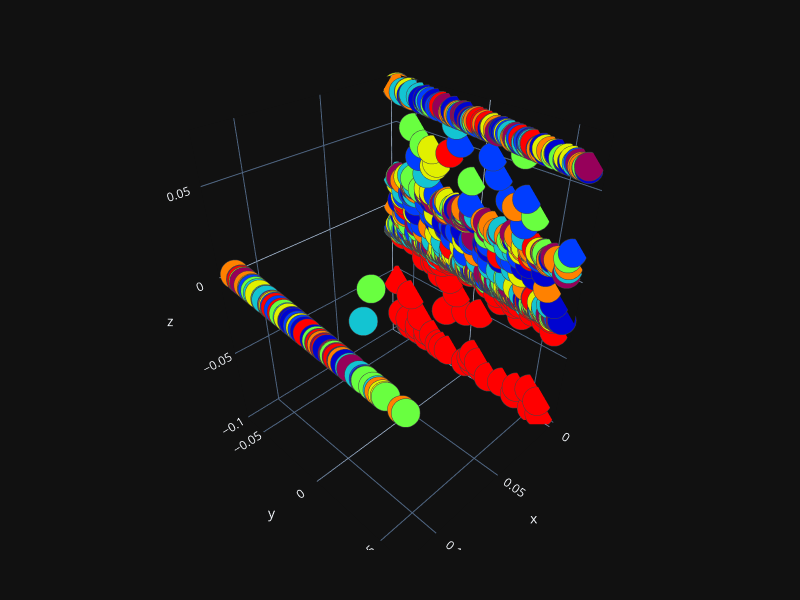

Notebook code cell kept with this figure:
### Code cell
from sklearn.manifold import LocallyLinearEmbedding


embedding = LocallyLinearEmbedding(n_components=3)
manifold = embedding.fit_transform(x,categories[subject_id])


plot_3d(manifold[:, 0],
        manifold[:, 1],
        manifold[:, 2],
        path = os.path.join(explanatory_fMRI_dir, 'lle_3d.png'),
        y = categories[subject_id])

### Figure 1 — Plotly figure (JSON) as saved in the notebook; plotly's stock layout.template omitted (floating-point values rounded to 4 significant figures; data arrays with more than 128 entries replaced by an {"elided": "..."} marker saying what was removed)
{"data": [{"marker": {"color": {"elided": "864 int values"}, "colorscale": [[0, "rgb(150,0,90)"], [0.125, "rgb(0,0,200)"], [0.25, "rgb(0,25,255)"], [0.375, "rgb(0,152,255)"], [0.5, "rgb(44,255,150)"], [0.625, "rgb(151,255,0)"], [0.75, "rgb(255,234,0)"], [0.875, "rgb(255,111,0)"], [1, "rgb(255,0,0)"]], "line": {"width": 1}, "opacity": 1, "size": 10}, "mode": "markers", "type": "scatter3d", "x": {"elided": "864 float values"}, "y": {"elided": "864 float values"}, "z": {"elided": "864 float values"}}], "layout": {"autosize": true, "height": 600, "margin": {"b": 50, "l": 50, "r": 50, "t": 50}, "width": 800}}
